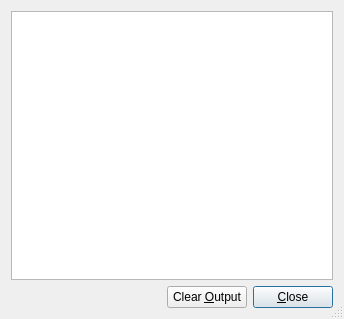
<?xml version="1.0" encoding="UTF-8"?>
<ui version="4.0">
 <class>ComLoggingDialog</class>
 <widget class="QDialog" name="ComLoggingDialog">
  <property name="geometry">
   <rect>
    <x>0</x>
    <y>0</y>
    <width>344</width>
    <height>319</height>
   </rect>
  </property>
  <property name="sizePolicy">
   <sizepolicy hsizetype="Preferred" vsizetype="Preferred">
    <horstretch>0</horstretch>
    <verstretch>0</verstretch>
   </sizepolicy>
  </property>
  <property name="minimumSize">
   <size>
    <width>0</width>
    <height>0</height>
   </size>
  </property>
  <property name="maximumSize">
   <size>
    <width>32767</width>
    <height>32767</height>
   </size>
  </property>
  <property name="windowTitle">
   <string>Logging</string>
  </property>
  <property name="sizeGripEnabled">
   <bool>true</bool>
  </property>
  <layout class="QGridLayout" name="gridLayout">
   <item row="1" column="0">
    <spacer name="Spacer16">
     <property name="orientation">
      <enum>Qt::Horizontal</enum>
     </property>
     <property name="sizeType">
      <enum>QSizePolicy::Expanding</enum>
     </property>
     <property name="sizeHint" stdset="0">
      <size>
       <width>161</width>
       <height>20</height>
      </size>
     </property>
    </spacer>
   </item>
   <item row="1" column="1">
    <widget class="QPushButton" name="m_pClearOutput">
     <property name="text">
      <string>Clear &amp;Output</string>
     </property>
    </widget>
   </item>
   <item row="1" column="2">
    <widget class="QPushButton" name="m_pCloseButton">
     <property name="text">
      <string>&amp;Close</string>
     </property>
     <property name="default">
      <bool>true</bool>
     </property>
    </widget>
   </item>
   <item row="0" column="0" colspan="3">
    <widget class="QPlainTextEdit" name="m_pOutput">
     <property name="readOnly">
      <bool>true</bool>
     </property>
    </widget>
   </item>
  </layout>
 </widget>
 <resources/>
 <connections>
  <connection>
   <sender>m_pCloseButton</sender>
   <signal>clicked()</signal>
   <receiver>ComLoggingDialog</receiver>
   <slot>sltCloseDialog()</slot>
   <hints>
    <hint type="sourcelabel">
     <x>280</x>
     <y>307</y>
    </hint>
    <hint type="destinationlabel">
     <x>20</x>
     <y>20</y>
    </hint>
   </hints>
  </connection>
  <connection>
   <sender>m_pClearOutput</sender>
   <signal>clicked()</signal>
   <receiver>m_pOutput</receiver>
   <slot>clear()</slot>
   <hints>
    <hint type="sourcelabel">
     <x>217</x>
     <y>295</y>
    </hint>
    <hint type="destinationlabel">
     <x>131</x>
     <y>259</y>
    </hint>
   </hints>
  </connection>
 </connections>
</ui>
